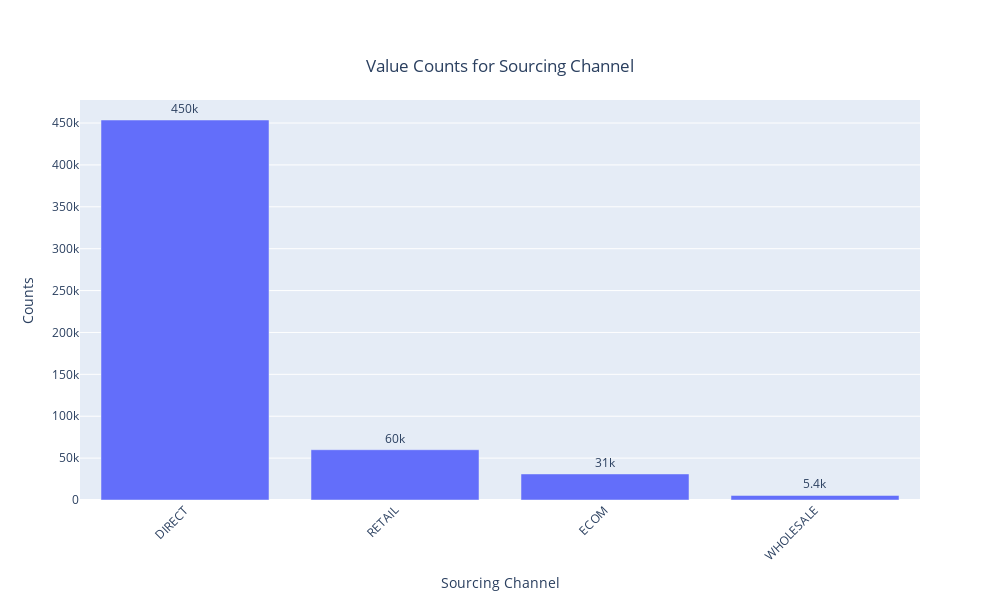

The cell this chart's notebook holds for it:
### Markdown cell above
<div class="alert alert-block alert-info">
    <strong>Area Code Distribution:</strong> Area code <b>A28</b> has the highest count, indicating a potential concentration of customers or demand in that area. Analyzing the demographics and preferences of customers in this area could help tailor marketing or distribution strategies.
</div>

### Code cell
plot_objects['Sourcing Channel'].show()  # Display the plot for Sourcing Channel

### Figure 1 — Plotly figure (JSON) as saved in the notebook; plotly's stock layout.template omitted (floating-point values rounded to 4 significant figures)
{"data": [{"alignmentgroup": "True", "hovertemplate": "Category=%{x}<br>Counts=%{text}<extra></extra>", "legendgroup": "", "marker": {"color": "#636efa", "pattern": {"shape": ""}}, "name": "", "offsetgroup": "", "orientation": "v", "showlegend": false, "text": [453617, 60011, 31106, 5442], "textposition": "outside", "texttemplate": "%{text:.2s}", "type": "bar", "x": ["DIRECT", "RETAIL", "ECOM", "WHOLESALE"], "xaxis": "x", "y": [453617, 60011, 31106, 5442], "yaxis": "y"}], "layout": {"barmode": "relative", "height": 600, "legend": {"tracegroupgap": 0}, "title": {"text": "Value Counts for Sourcing Channel", "x": 0.5, "xanchor": "center", "y": 0.9, "yanchor": "top"}, "width": 1000, "xaxis": {"anchor": "y", "domain": [0, 1], "tickangle": -45, "title": {"text": "Sourcing Channel"}}, "yaxis": {"anchor": "x", "domain": [0, 1], "title": {"text": "Counts"}}}}
